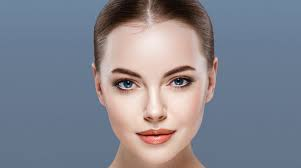
#> input picture Dumstigram/Api/uploads/test.png, 301 x 168 px
$ python inpaint.py
#> lines starting #> are read from the running program, lines starting #| are printed output that depends on the picture; after the words box and inside, x2 and y2 are one past the last pixel; in counts of white or black regions, pixels touching at a corner belong together
import os
import tempfile
import cv2
import random
import numpy as np


class inpaint(object):
    def __init__(self, eye_cascade=None, smile_cascade=None, face_cascade=None):
        self.eye_cascade = eye_cascade
        self.smile_cascade = smile_cascade
        self.face_cascade = face_cascade
        self.detection_mode = 'eyes'
        self.laser_count = 5
        self.identifier = 'haar_eye_tree_glasses.xml'

    def get_info(self):
        return {
                'name': __class__.__name__,
                'description': """Uses inpaint to remove detected eyes""",
                'randomized_aspects': ['inpaint radius'],
                'performance_impact': 3,
                'requires_face': True,
                }

    def filter_image(self, input, coords=None):
        if coords is None or len(coords) == 0:
            return input

        mask = np.zeros(input.shape[:2], dtype='uint8')

        for pts in coords:
            cv2.rectangle(mask, pts, 255, -1)
        output = cv2.inpaint(input,
                             mask,
                             random.uniform(50, 100),
                             flags=random.choice([cv2.INPAINT_TELEA]))
        return output

    def identify_prep(self, input):
        grayImage = cv2.cvtColor(input, cv2.COLOR_BGR2GRAY)
        return grayImage

    # Find eyes
    def identify_features(self, input):
        prepped_img = self.identify_prep(input)
        if self.detection_mode == 'eyes':
            eyes = self.eye_cascade.detectMultiScale(prepped_img)
            return eyes
        elif self.detection_mode == 'smile':  # Experimental, does not work
            faces = self.face_cascade.detectMultiScale(prepped_img, 1.3, 5)
            smiles = []
            for (x, y, w, h) in faces:
                smiles.append(self.smile_cascade.detectMultiScale(prepped_img,
                                                                  1.8,
                                                                  20))
            return smiles

    def apply_filter(self, input, debug=False):
#> called with input = '../uploads/test.png', debug = True
        print('Applying filter')
        print(self.get_info())
        original = cv2.imread(input)
#> original is the input picture: shape (168, 301, 3); mean B, G, R 142.6, 131.9, 130.2

        if debug:
            cv2.imshow('Original', original)
        coords = self.identify_features(original)
#> in identify_prep, `grayImage = cv2.cvtColor(input, cv2.COLOR_BGR2GRAY)`:
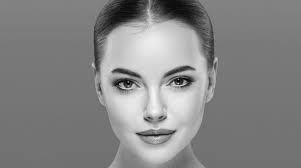
#> grayImage: shape (168, 301); min 3, max 248, mean 132.6
#> in identify_features, `eyes = self.eye_cascade.detectMultiScale(prepped_img)`: eyes = [[166, 68, 27, 27], [110, 68, 30, 30]]
#> coords = [[166, 68, 27, 27], [110, 68, 30, 30]]
        filtered = self.filter_image(original, coords)
#> the loop in filter_image, `for pts in coords:` made 2 passes
#> after the loop in filter_image, `for pts in coords:`:
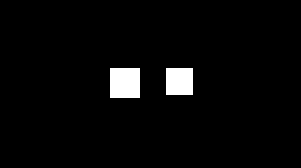
#> mask: shape (168, 301); 3.2% white; 2 white regions, box (x1, y1, x2, y2) and area: (110, 68, 140, 98) 900, (166, 68, 193, 95) 729
#> in filter_image, `output = cv2.inpaint(input, mask, random.uniform(50, 100), flags=rando..`:
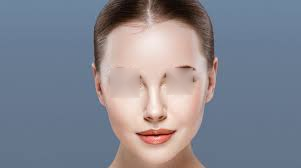
#> output: shape (168, 301, 3); mean B, G, R 144.2, 133.5, 131.7

        if debug and filtered is not None:
            cv2.imshow('Filter Applied', filtered)
            cv2.waitKey(0)
            cv2.destroyAllWindows()
        tfile, tpath = tempfile.mkstemp(".png")
        cv2.imwrite(tpath, filtered)
        return tpath


if __name__ == '__main__':
    classifier = os.path.join('./resources',
                              'haar_eye_tree_glasses.xml')
    eye_cascade = cv2.CascadeClassifier(classifier)
    originalImg = '../uploads/test.png'
    filterClass = inpaint(eye_cascade)
    filterClass.apply_filter(originalImg, debug=True)
